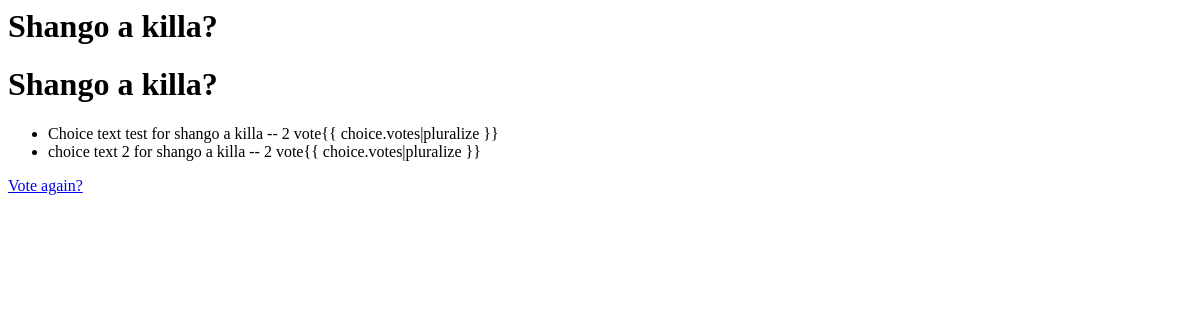
/polls/1/results/, run on an earlier commit of the app's database.
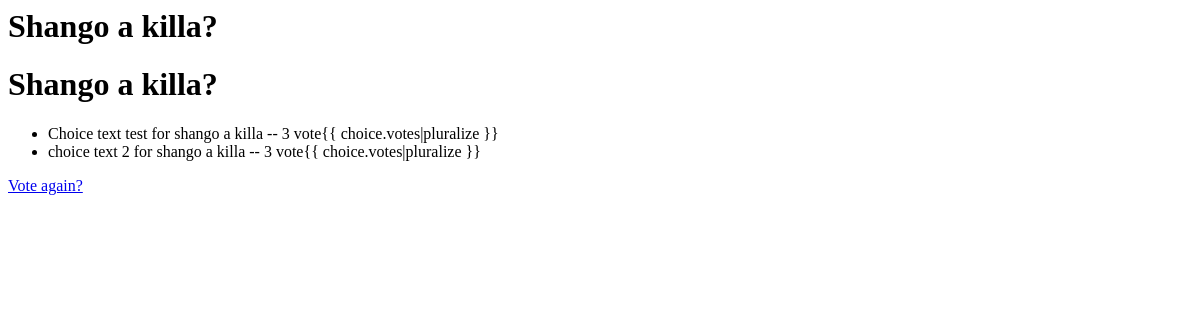
And on a later commit of the database.
### djangoapp/models.py (models this page shows)
class Choice(models.Model):
    question = models.ForeignKey(Question, on_delete=models.CASCADE)
    choice_text = models.CharField(max_length=200)
    votes = models.IntegerField(default=0)

### djangoapp/views.py (the view)
# urls.py: path('polls/<int:question_id>/results/', views.results, name='results'),
def results(request, question_id):
    question = get_object_or_404(Question, pk=question_id)
    return render(request,'results.html', {'question':question})

### templates/results.html
<h1>{{ question.question_text }}</h1>
<h1>{{ question.question_text }}</h1>
<ul>
    {% for choice in question.choice_set.all %}
    <li>
        {{ choice.choice_text }} -- {{ choice.votes }} vote{{
        choice.votes|pluralize }}
    </li>
    {% endfor %}
</ul>
<a href="{% url 'djangoapp:detail' question.id %}">Vote again?</a>

What changed in the data, as far as the page shows it:
changed Choice "Choice text test for shango a killa": votes "2" → "3"
changed Choice "choice text 2 for shango a killa": votes "2" → "3"
